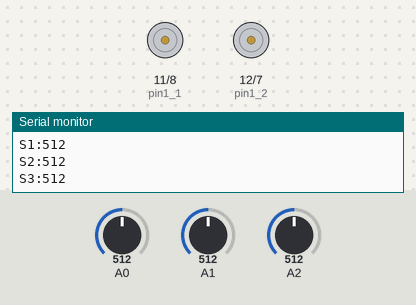
A sketch run on a simulated Arduino Uno, built with avr-gcc and run on an emulated ATmega328P. Parts: motor-driver pin pairs drawn as motors (green arrow = first pin HIGH = forward, orange = second pin HIGH = backward, longer = more drive, scaled by the enable pin), the last lines printed to the serial monitor. The inputs (shaded band) are chosen by the test bench; at power-on: A0 = 512, A1 = 512, A2 = 512.

Above: at 1.2 s.
1.3 s: A0 set to 96
2.8 s: A0 set to 85
At 3.3 s:
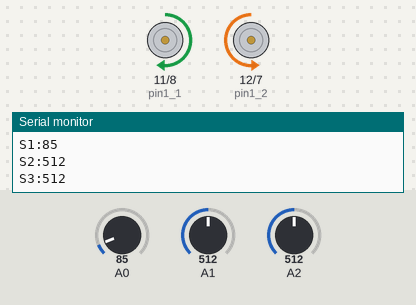
4.3 s: A1 set to 94
5.8 s: A1 set to 85
At 6.6 s:
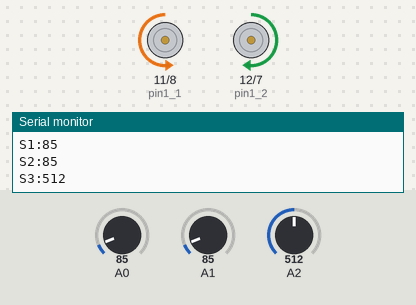
7.3 s: A1 set to 122
At 8.3 s:
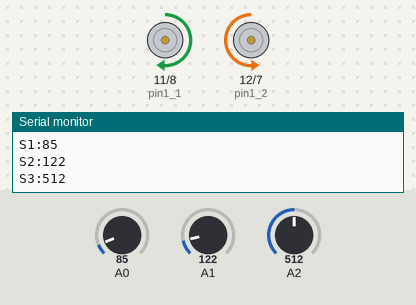
8.8 s: A1 set to 80
At 9.9 s:
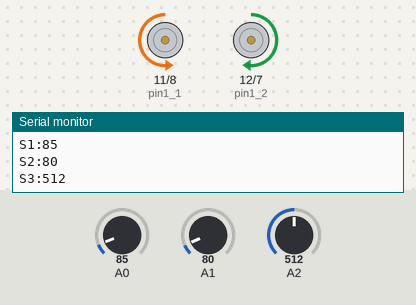
Timing chart, 0 to 11.3 s (numbered marks = the images above; inputs shaded):
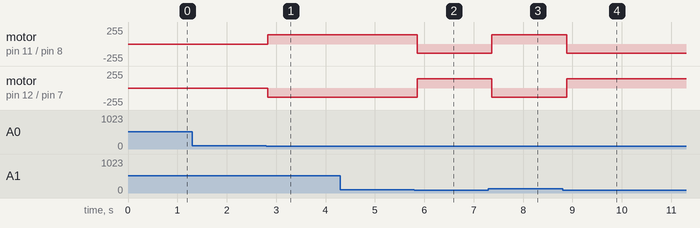

The sketch:

frankyBot.ino
```cpp
/*control robot de 2 motores seguidor de linea*/

int pin1_1 = 11;
int pin1_2 = 12;
int enable1 = 10;

int enable2 = 9;
int pin2_1 = 8;
int pin2_2 = 7;

int valorSensorIZQ;
int valorSensorDER;
int valorSensorMITAD;

const int umbral = 90;
const int rapidez = 140;

void setup() {
  //
  Serial.begin(115200);
  inicializacion();
  velocidad(rapidez);
}

void loop() {
  //
  //derecha();
  //delay(2000);
  //izquierda();
  //delay(2000);
  //adelante();
  //delay(1500);
  //derecha();
  //delay(2000);
  //izquierda();
  //delay(2000);
  //atras();
  //delay(1500);

  valorSensorIZQ = analogRead(A0);
  Serial.print("\nS1:");
  Serial.println(valorSensorIZQ);
  valorSensorDER = analogRead(A1);
  Serial.print("S2:");
  Serial.println(valorSensorDER);
  valorSensorMITAD = analogRead(A2);
  Serial.print("S3:");
  Serial.println(valorSensorMITAD);

  if(valorSensorMITAD < umbral){
    adelante();
    if(valorSensorIZQ < umbral)
      giro_izquierda(rapidez);
    else if(valorSensorDER < umbral)
      giro_derecha(rapidez);
  }else{
    if(valorSensorIZQ < umbral){
      izquierda();
    }
    if(valorSensorDER < umbral){
      derecha();
    }
  }

  delay(100);
}
```

motor.ino
```cpp
void inicializacion(){
  pinMode(enable1, OUTPUT);
  pinMode(pin1_1, OUTPUT);
  pinMode(pin1_2, OUTPUT);

  pinMode(enable2, OUTPUT);
  pinMode(pin2_1, OUTPUT);
  pinMode(pin2_2, OUTPUT);
}

void velocidad(int rapidez){
  analogWrite(enable1, rapidez);
  analogWrite(enable2, rapidez);
}

void motor_derecho(int direccion, int velocidad){
  analogWrite(enable1, velocidad);
  if(direccion){
    digitalWrite(pin1_1, HIGH);
    digitalWrite(pin1_2, LOW);
  }else{
    digitalWrite(pin1_2, HIGH);
    digitalWrite(pin1_1, LOW);
  }
}

void motor_izquierdo(int direccion, int velocidad){
  analogWrite(enable2, velocidad);
  if(direccion){
    digitalWrite(pin2_1, HIGH);
    digitalWrite(pin2_2, LOW);
  }else{
    digitalWrite(pin2_2, HIGH);
    digitalWrite(pin2_1, LOW);
  }
}

void adelante(){
  digitalWrite(pin1_1, HIGH);
  digitalWrite(pin1_2, LOW);

  digitalWrite(pin2_1, HIGH);
  digitalWrite(pin2_2, LOW);
}

void atras(){
  digitalWrite(pin1_2, HIGH);
  digitalWrite(pin1_1, LOW);

  digitalWrite(pin2_2, HIGH);
  digitalWrite(pin2_1, LOW);
}

void derecha(){
  digitalWrite(pin1_2, HIGH);
  digitalWrite(pin1_1, LOW);

  digitalWrite(pin2_1, HIGH);
  digitalWrite(pin2_2, LOW);
}

void izquierda(){
  digitalWrite(pin1_1, HIGH);
  digitalWrite(pin1_2, LOW);

  digitalWrite(pin2_2, HIGH);
  digitalWrite(pin2_1, LOW);
}

void giro_derecha(int rapidez){
  digitalWrite(pin1_2, HIGH);
  digitalWrite(pin1_1, LOW);

  digitalWrite(pin2_1, HIGH);
  digitalWrite(pin2_2, LOW);

  delay(70000/rapidez);
}

void giro_izquierda(int rapidez){
  digitalWrite(pin1_1, HIGH);
  digitalWrite(pin1_2, LOW);

  digitalWrite(pin2_2, HIGH);
  digitalWrite(pin2_1, LOW);

  delay(70000/rapidez);
}
```

Measured:
- the behaviour switches between 90 and 89 on A0 (found by bisection; images 0 and 1)
- the behaviour switches between 90 and 89 on A1 (found by bisection; images 1 and 2)
- after the input at 2.8 s, motor on pin 11 (pin1_1) / pin 8 (pin2_1): stopped → forward 140/255 at once; motor on pin 12 (pin1_2) / pin 7 (pin2_2): stopped → backward 140/255 at once
- after the input at 5.8 s, motor on pin 11 (pin1_1) / pin 8 (pin2_1): forward 140/255 → backward 140/255 after 0.06 s; motor on pin 12 (pin1_2) / pin 7 (pin2_2): backward 140/255 → forward 140/255 after 0.06 s
- after the input at 7.3 s, motor on pin 11 (pin1_1) / pin 8 (pin2_1): backward 140/255 → forward 140/255 after 0.07 s; motor on pin 12 (pin1_2) / pin 7 (pin2_2): forward 140/255 → backward 140/255 after 0.07 s
- after the input at 8.8 s, motor on pin 11 (pin1_1) / pin 8 (pin2_1): forward 140/255 → backward 140/255 after 0.08 s; motor on pin 12 (pin1_2) / pin 7 (pin2_2): backward 140/255 → forward 140/255 after 0.08 s
